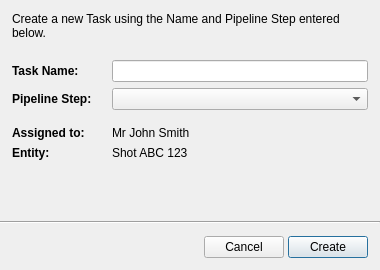
<?xml version="1.0" encoding="UTF-8"?>
<ui version="4.0">
 <class>NewTaskForm</class>
 <widget class="QWidget" name="NewTaskForm">
  <property name="geometry">
   <rect>
    <x>0</x>
    <y>0</y>
    <width>380</width>
    <height>270</height>
   </rect>
  </property>
  <property name="minimumSize">
   <size>
    <width>380</width>
    <height>270</height>
   </size>
  </property>
  <property name="windowTitle">
   <string>Form</string>
  </property>
  <layout class="QVBoxLayout" name="verticalLayout" stretch="0,0,1,0">
   <property name="spacing">
    <number>4</number>
   </property>
   <property name="margin">
    <number>0</number>
   </property>
   <item>
    <layout class="QVBoxLayout" name="verticalLayout_2">
     <property name="spacing">
      <number>20</number>
     </property>
     <property name="leftMargin">
      <number>12</number>
     </property>
     <property name="topMargin">
      <number>12</number>
     </property>
     <property name="rightMargin">
      <number>12</number>
     </property>
     <property name="bottomMargin">
      <number>4</number>
     </property>
     <item>
      <widget class="QLabel" name="label_3">
       <property name="text">
        <string>Create a new Task using the Name and Pipeline Step entered below.</string>
       </property>
       <property name="wordWrap">
        <bool>true</bool>
       </property>
      </widget>
     </item>
     <item>
      <layout class="QGridLayout" name="gridLayout" columnstretch="0,0,1">
       <property name="horizontalSpacing">
        <number>20</number>
       </property>
       <property name="verticalSpacing">
        <number>6</number>
       </property>
       <item row="7" column="2">
        <widget class="QLabel" name="assigned_to">
         <property name="text">
          <string>Mr John Smith</string>
         </property>
        </widget>
       </item>
       <item row="7" column="0">
        <widget class="QLabel" name="label_6">
         <property name="font">
          <font>
           <weight>75</weight>
           <bold>true</bold>
          </font>
         </property>
         <property name="text">
          <string>Assigned to:</string>
         </property>
        </widget>
       </item>
       <item row="8" column="0">
        <widget class="QLabel" name="label_4">
         <property name="font">
          <font>
           <weight>75</weight>
           <bold>true</bold>
          </font>
         </property>
         <property name="text">
          <string>Entity:</string>
         </property>
        </widget>
       </item>
       <item row="1" column="2">
        <widget class="QComboBox" name="pipeline_step"/>
       </item>
       <item row="6" column="0">
        <spacer name="verticalSpacer_3">
         <property name="orientation">
          <enum>Qt::Vertical</enum>
         </property>
         <property name="sizeType">
          <enum>QSizePolicy::Fixed</enum>
         </property>
         <property name="sizeHint" stdset="0">
          <size>
           <width>10</width>
           <height>10</height>
          </size>
         </property>
        </spacer>
       </item>
       <item row="8" column="2">
        <widget class="QLabel" name="entity">
         <property name="text">
          <string>Shot ABC 123</string>
         </property>
        </widget>
       </item>
       <item row="1" column="0">
        <widget class="QLabel" name="label">
         <property name="font">
          <font>
           <weight>75</weight>
           <bold>true</bold>
          </font>
         </property>
         <property name="text">
          <string>Pipeline Step:</string>
         </property>
        </widget>
       </item>
       <item row="0" column="0">
        <widget class="QLabel" name="label_2">
         <property name="font">
          <font>
           <weight>75</weight>
           <bold>true</bold>
          </font>
         </property>
         <property name="text">
          <string>Task Name:</string>
         </property>
        </widget>
       </item>
       <item row="0" column="2">
        <widget class="QLineEdit" name="task_name"/>
       </item>
      </layout>
     </item>
    </layout>
   </item>
   <item>
    <spacer name="verticalSpacer">
     <property name="orientation">
      <enum>Qt::Vertical</enum>
     </property>
     <property name="sizeHint" stdset="0">
      <size>
       <width>20</width>
       <height>11</height>
      </size>
     </property>
    </spacer>
   </item>
   <item>
    <widget class="Line" name="break_line">
     <property name="orientation">
      <enum>Qt::Horizontal</enum>
     </property>
    </widget>
   </item>
   <item>
    <layout class="QHBoxLayout" name="horizontalLayout">
     <property name="sizeConstraint">
      <enum>QLayout::SetDefaultConstraint</enum>
     </property>
     <property name="leftMargin">
      <number>12</number>
     </property>
     <property name="topMargin">
      <number>8</number>
     </property>
     <property name="rightMargin">
      <number>12</number>
     </property>
     <property name="bottomMargin">
      <number>12</number>
     </property>
     <item>
      <spacer name="horizontalSpacer">
       <property name="orientation">
        <enum>Qt::Horizontal</enum>
       </property>
       <property name="sizeHint" stdset="0">
        <size>
         <width>40</width>
         <height>20</height>
        </size>
       </property>
      </spacer>
     </item>
     <item>
      <widget class="QPushButton" name="cancel_btn">
       <property name="text">
        <string>Cancel</string>
       </property>
      </widget>
     </item>
     <item>
      <widget class="QPushButton" name="create_btn">
       <property name="text">
        <string>Create</string>
       </property>
       <property name="default">
        <bool>true</bool>
       </property>
      </widget>
     </item>
    </layout>
   </item>
  </layout>
 </widget>
 <tabstops>
  <tabstop>task_name</tabstop>
  <tabstop>pipeline_step</tabstop>
  <tabstop>create_btn</tabstop>
  <tabstop>cancel_btn</tabstop>
 </tabstops>
 <resources/>
 <connections>
  <connection>
   <sender>cancel_btn</sender>
   <signal>clicked()</signal>
   <receiver>NewTaskForm</receiver>
   <slot>close()</slot>
   <hints>
    <hint type="sourcelabel">
     <x>238</x>
     <y>204</y>
    </hint>
    <hint type="destinationlabel">
     <x>181</x>
     <y>189</y>
    </hint>
   </hints>
  </connection>
 </connections>
</ui>
